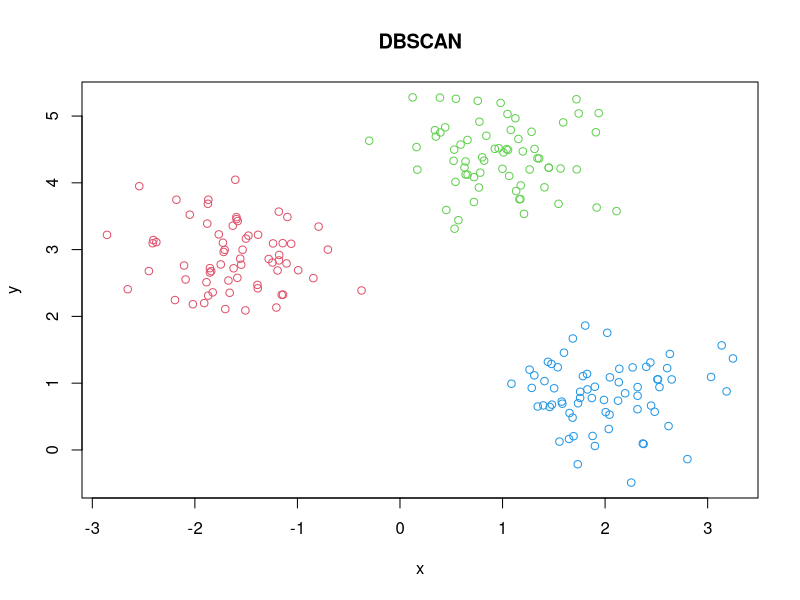
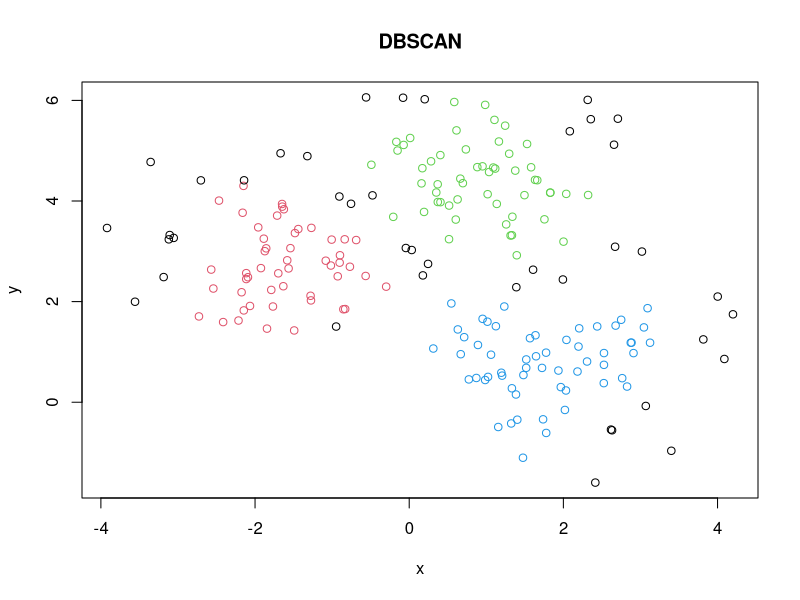
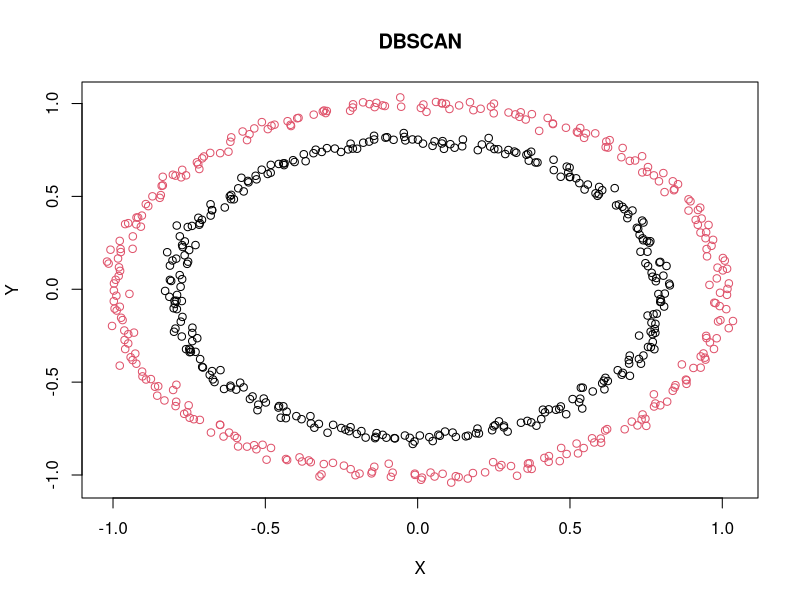

These charts were generated, in order, by the following R code:
library(cluster)
library(fpc)


data = read.csv("Datasets/synthetic_dataset.csv")

db <- dbscan(data, eps = 0.6 ,MinPts = 6)
plot(data, col=db$cluster+1, main="DBSCAN")


data = read.csv("Datasets/synthetic_dataset_with_noise.csv")

db <- dbscan(data, eps = 0.6 ,MinPts = 6)
plot(data, col=db$cluster+1, main="DBSCAN")


data = read.csv("Datasets/circle_dataset.csv")

db <- dbscan(data, eps=0.08,MinPts=4)
plot(data$X ,data$Y, col=db$cluster, main="DBSCAN" , xlab = "X", ylab = "Y")
